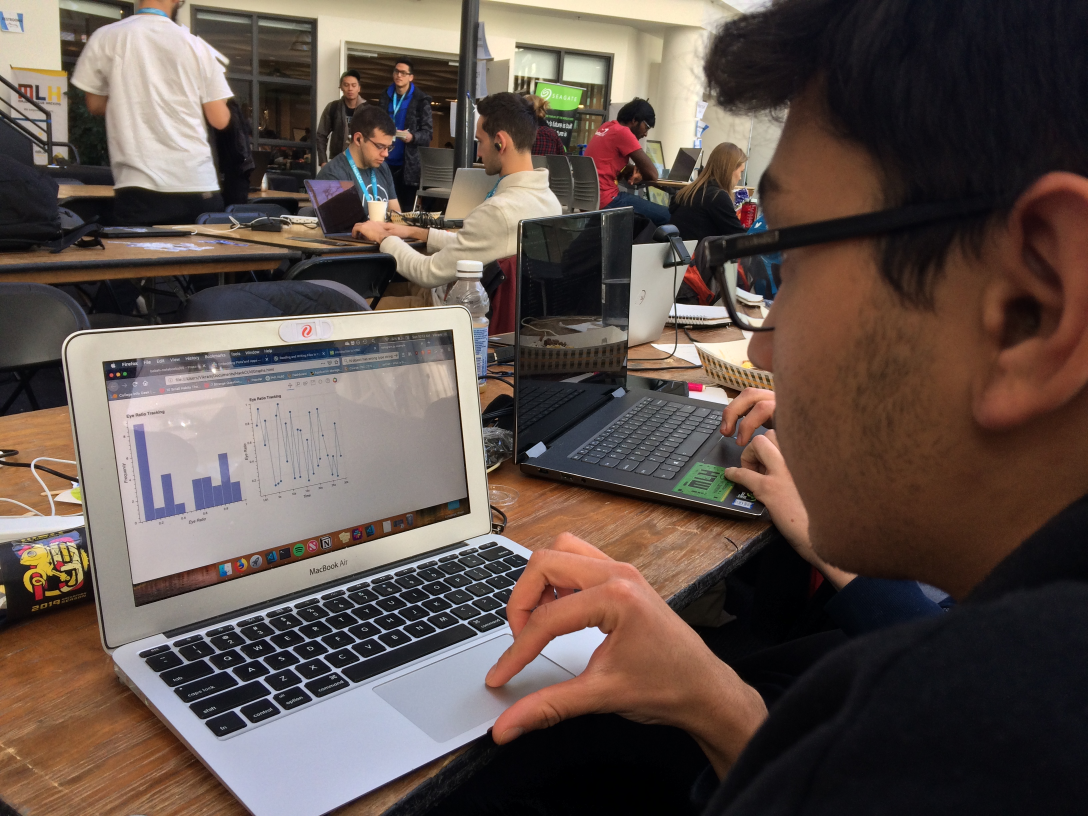
#> input picture facialDetection/images/IMG_6845.JPG, 3264 x 2448 px, given in place of the camera (shown at 1/3 size)
$ python FacialDetection.py
#> lines starting #> are read from the running program, lines starting #| are printed output that depends on the picture
import numpy as np
import cv2 as cv
import time


face_cascade = cv.CascadeClassifier('haarcascade_frontalface_default.xml')
eye_cascade = cv.CascadeClassifier("haarcascade_lefteye_2splits.xml")

cap = cv.VideoCapture(0)
# cv.namedWindow("eye1", cv.WINDOW_NORMAL)
# cv.namedWindow("eye2", cv.WINDOW_NORMAL)
def nothing(z):
    pass

cv.namedWindow("TrackBars", cv.WINDOW_AUTOSIZE)

cv.createTrackbar("Top", 'TrackBars',0,255, nothing)
cv.createTrackbar("Bottom", 'TrackBars',0,255, nothing)

while True:

    ret, frame = cap.read()
#> frame is the input picture: shape (2448, 3264, 3); mean B, G, R 76.5, 83.1, 97.4

    gray = cv.cvtColor(frame, cv.COLOR_BGR2GRAY)
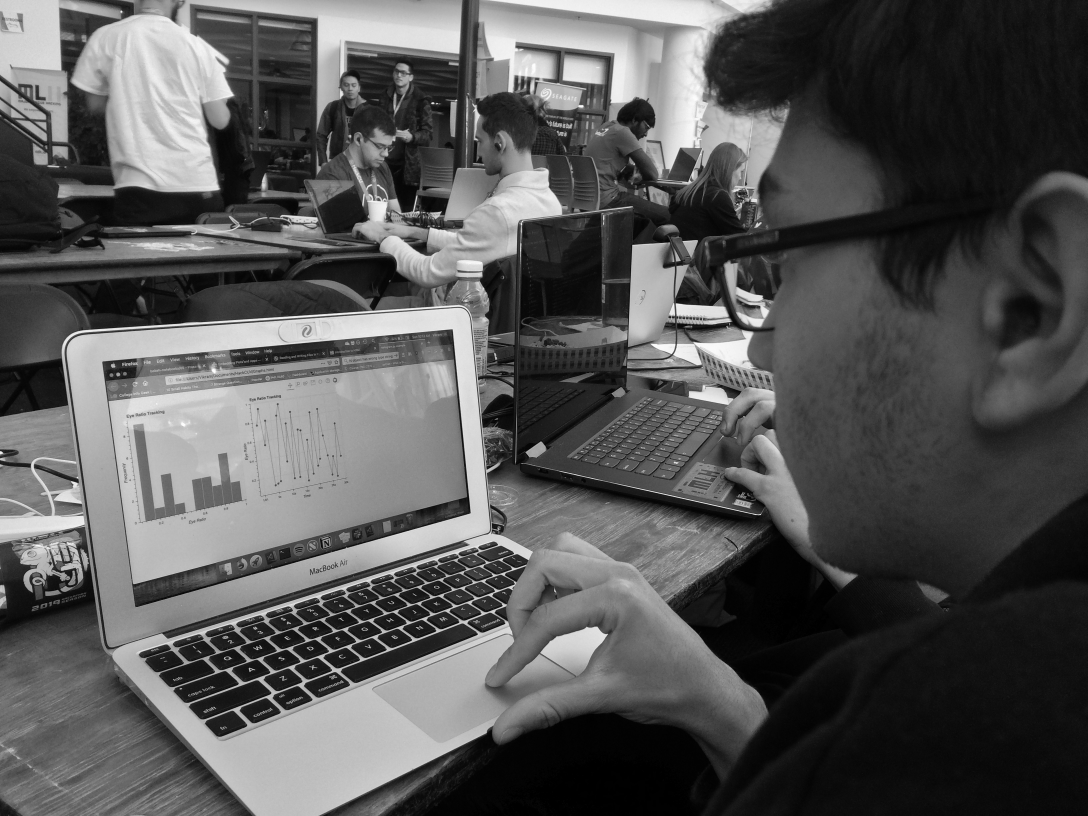
#> gray: shape (2448, 3264) (shown at 1/3 size); min 0, max 255, mean 86.6
    faces = face_cascade.detectMultiScale(gray, 1.3, 5)
#> faces = [[1023, 234, 58, 58], [1166, 192, 69, 69], [1103, 402, 110, 110]]
    for (x,y,w,h) in faces:
        cv.rectangle(frame,(x,y),(x+w,y+h),(255,0,0),2)
        roi_gray = gray[y:y+h, x:x+w]
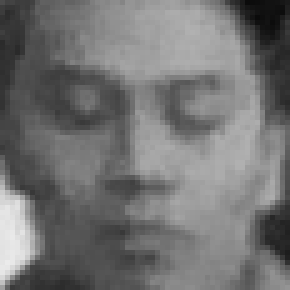
#> roi_gray: shape (58, 58) (shown 5 times larger); min 11, max 235, mean 114.9
        roi_color = frame[y:y+h, x:x+w]
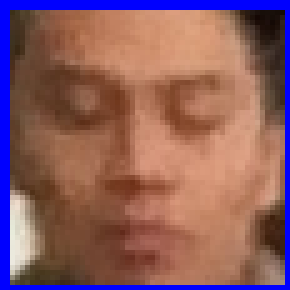
#> roi_color: shape (58, 58, 3) (shown 5 times larger); mean B, G, R 97.4, 94, 138.5
        eyes = eye_cascade.detectMultiScale(roi_gray)
#> eyes = ()
        for (ex,ey,ew,eh) in eyes:
            cv.rectangle(roi_color,(ex,ey),(ex+ew,ey+eh),(0,255,0),2)
#> this loop made 0 passes
        try:
            eye1 = eyes[0]
            eye2 = eyes[1]
            ex1,ey1,ew1,eh1 = eye1
            ex2,ey2,ew2,eh2 = eye2
            roi_eye1 = roi_gray[ey1:ey1+eh1,ex1:ex1+ex1]

            maxval = cv.getTrackbarPos("Top", "TrackBars")
            print("Max",maxvalue)
            minval = cv.getTrackbarPos("Bottom", "TrackBars")
            print("Min",minval)
            ret, thresh1 = cv.threshold(roi_eye1,minval,maxval, cv.THRESH_BINARY)
            cv.imshow("Thresh", thresh1)


            # cv.imshow("eye1", roi_eye1)
            # cv.resizeWindow("eye1", 600, 600)
            roi_eye2 = roi_gray[ey2:ey2+eh2,ex2:ex2+ew2]
            # cv.imshow("eye2", roi_eye2)
            # roi_eye1 = frame[ey:ey+eh,ex:ex+ex]
        except:
            pass

    cv.imshow("frame", frame)
    if cv.waitKey(1) & 0xFF == ord('q'):
#> (key q is pressed here)
        break

cap.release()
cv.destroyAllWindows()

$ run again, on facialDetection/images/IMG_6846.JPG
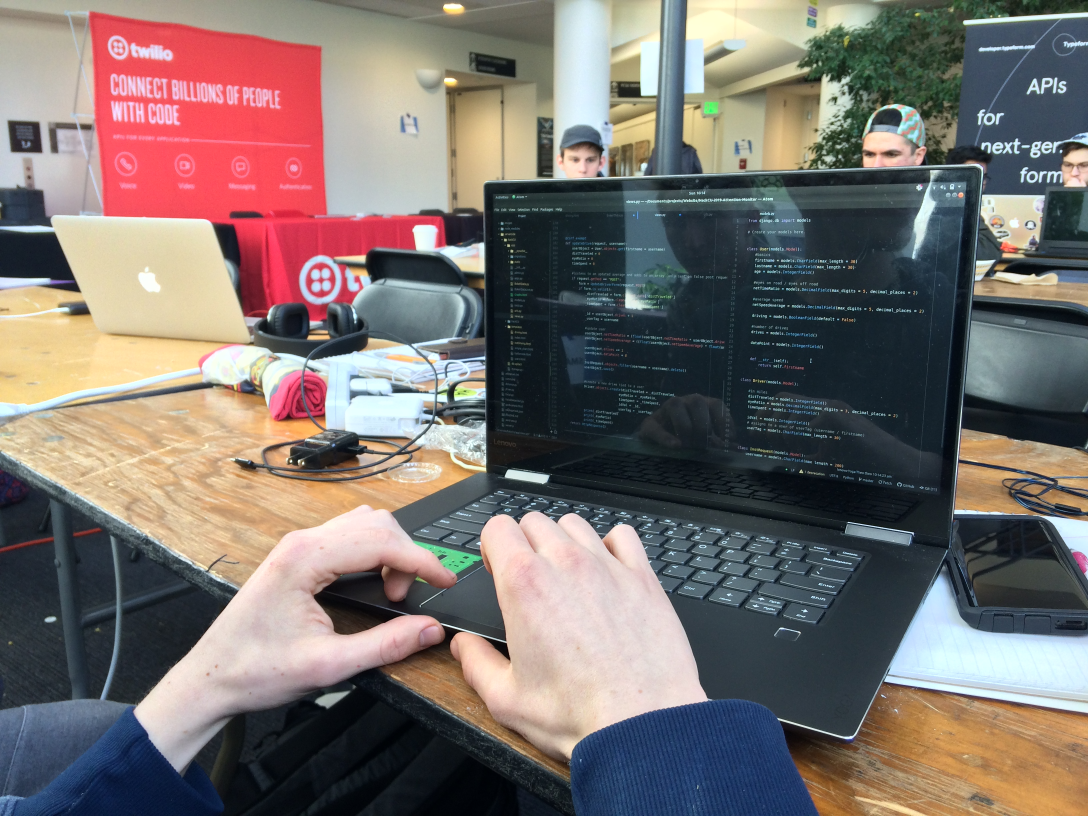
#> input picture facialDetection/images/IMG_6846.JPG, 3264 x 2448 px, given in place of the camera (shown at 1/3 size)
#> frame is the input picture: shape (2448, 3264, 3); mean B, G, R 109.1, 112.3, 121.6
#> `gray = cv.cvtColor(frame, cv.COLOR_BGR2GRAY)`:
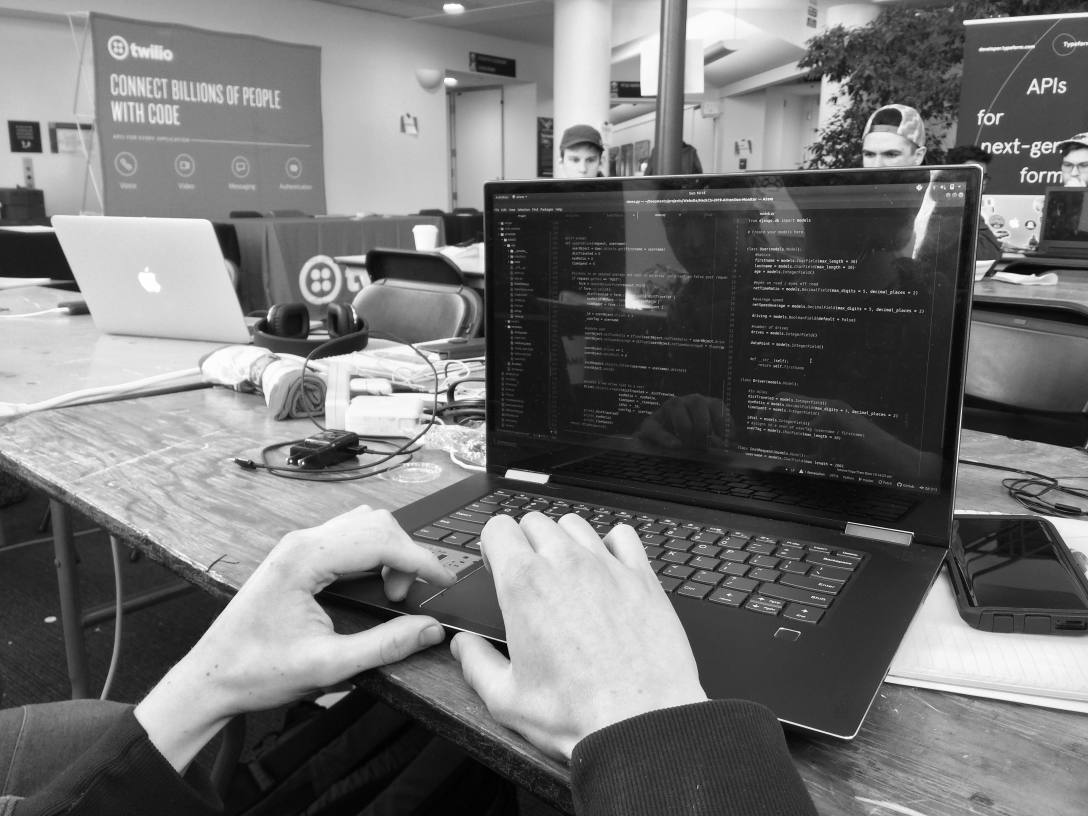
#> gray: shape (2448, 3264) (shown at 1/3 size); min 1, max 255, mean 114.7
#> faces = [[1697, 441, 102, 102]]
#> eyes = [[62, 21, 29, 29]]
#> the loop `for (ex,ey,ew,eh) in eyes:` made 1 pass
#> after the loop `for (ex,ey,ew,eh) in eyes:`:
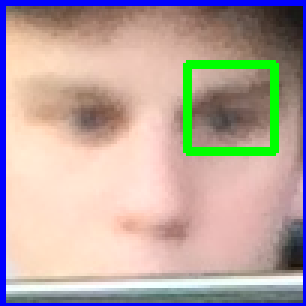
#> roi_color: shape (102, 102, 3) (shown 3 times larger); mean B, G, R 160.1, 165.6, 183.6
#> eye1 = [62, 21, 29, 29]
